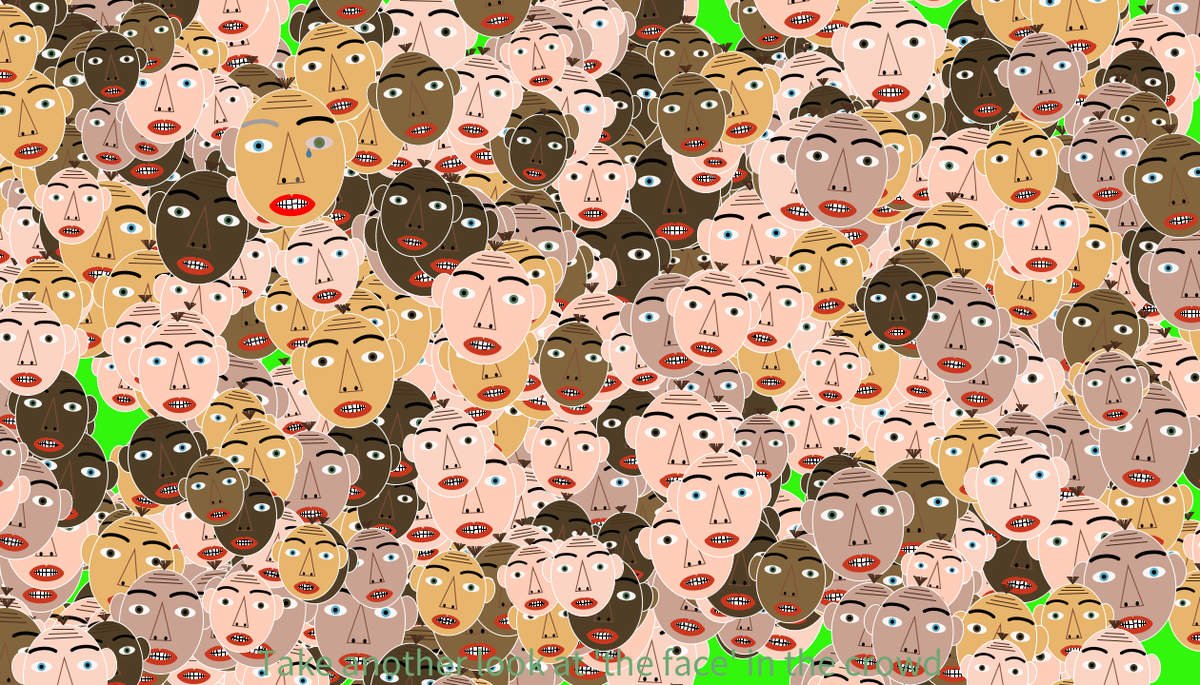
Frame 1 (no input)
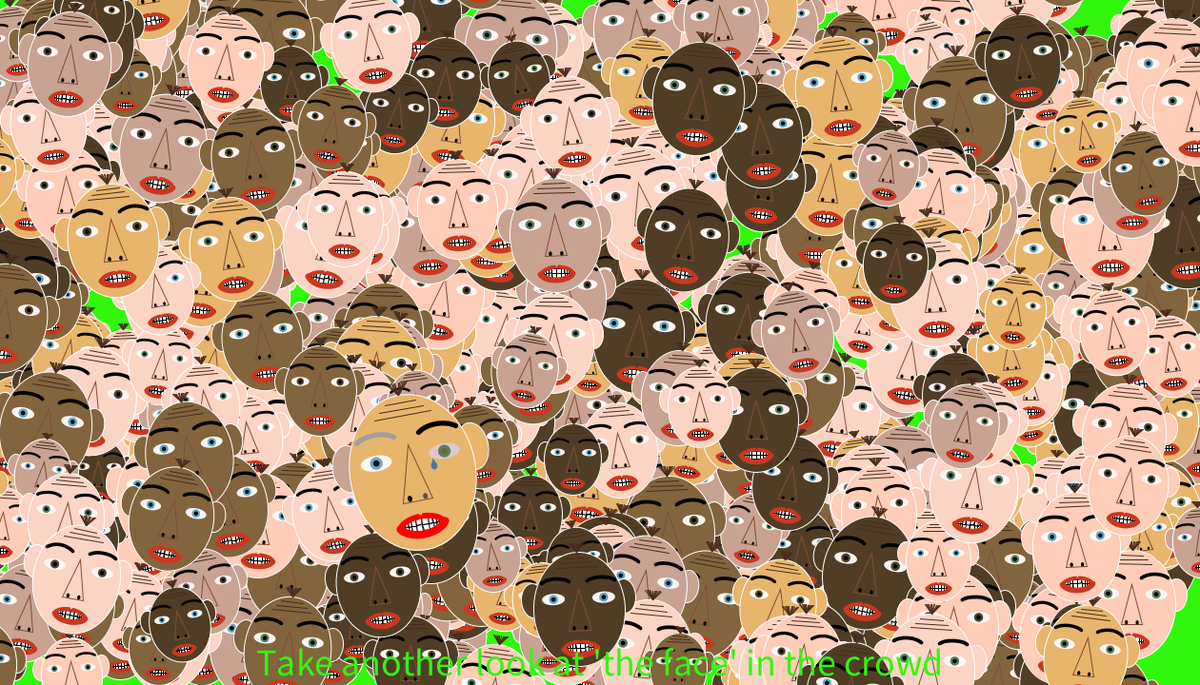
Frame 60 (the mouse pressed at the canvas centre just before this capture)
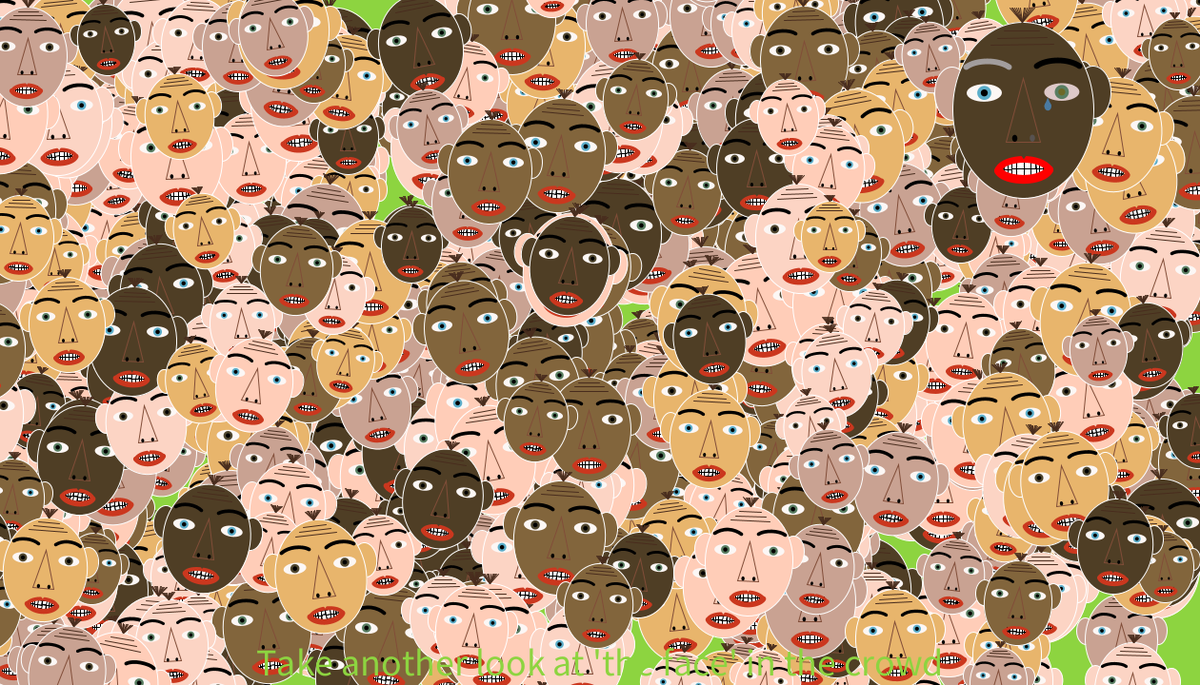
Frame 120 (the mouse held since frame 60 and released just before this capture)

The Processing sketch that drew these frames (run headless with seeded random() and noise(); from frame 60 on, the mouse is pressed at the canvas centre):

// Processing sketch: processing_161009
// ── processing_161009.pde

/*

      "Take another look at 'the face' in the crowd"
      
This program shows that 'differences are what make us standout from the crowd'.

My goal in this assignment is to demonstrate the requirements of the assignment whilst continuing the theme of my 
first assignment sketch, the geometric face "Lets face it". 
Using many faces, to form a background, which have symmetry but are organised in such a way so as not to look 
regimented - i.e. look like a crowd of indistinguishable faces. 
Each face represents 10 million people making up the world population of 7.24 billion. 
The skin colour and eye colour of the crowd members are randomly selected from two palettes. 
The face in the foreground shows some asymetry and varies in size each time the program is run - so sometimes it is 
obvious and sometimes it will blend more with the crowd. 
A palette of greens is also used to provide a more 'soothing' background (when any is visible) and for the title.

 ( Above ASSESSED)
 
by David Leslie Williams

Requirements:-

The objective of this assignment is to demonstrate your command over drawing dynamically in processing. Additionally, 
you’ll be demonstrating your ability to use code blocks, variables, arrays, loops, and color palettes. You will also 
write an artistic description to accompany your sketch. As with your first assignment, your peers will be reviewing 
your work and reading your artistic description.

You’ve been given the fundamental tools to create dynamic, variable-driven drawings in processing. In this assignment, 
you must produce an original sketch utilizing at least one instance of the following techniques in processing:

use Code Blocks (setup AND draw) - assessed                          DONE
Use Variables (int OR float) - NOT assessed                          DONE
Use arrays (e.g for color palette) - NOT assessed                    DONE
Use Loops (while OR for) - NOT assessed                              DONE

As shown above, you are required to create a color palette for your assignment, utilizing a minimum of 3 colors. DONE
Additionally, the window size for your sketch must be no smaller than 800x600 and no larger than 1280x720.  DONE
Lastly, as with last week’s assignment, you must include a 2 sentence (minimum) description of your artistic 
intent/goal for your assignment. Place this at the top of your sketch as a comment.             DONE

Make sure to make line breaks appropriate so that your description is readable for your peers.  DONE

Criteria:
1) Assignment runs without error                                    DONE
2) Implementation of Code Blocks (setup AND draw)                   DONE
3) Assignment Implements a Color Palette (3 colors)                 DONE
4) Assignment includes 2 sentence (minimum) artistic description.   DONE

My approach to achieving this assignment was to take my code from assignment 1 and convert it into a function that could
be called to draw multiple faces with variation. As of yet I have made no attempt to clean up the code used for drawing the 
faces but the main draw code is very simple involving a 'for loop' to draw the required number of crowd faces and apply 
slight rotations to these. Then there is a single call to the face drawing function to draw 'the face', with a small 
random rotation applied. Finally the title is displayed using the default font to avoid any complications for people 
running on other machines.

Footnote: Irregularities to the teeth caused by scaling method are noted, and considered as a desirable though not 
originally designed effect and have been intentionally left as they reflect a real world feature!

*/

// Define global variables
// setup a palette for skin (ASSESSED)
color[] skin = {#FCD4C4, #C9A292, #4F3E25, #FFCDB8, #E8B56C, #82653C};
//setup palette for eye colour (ASSESSED)
color[] eyeColor = {#5BADC9, #597E62, #4F462E};
// setup a palette for background (ASSESSED)
color[] backdrop = {#397F3B, #32F70C, #6FA775, #243625, #8DD440};
//setup a string to show the title of the work.
String myTitle = "Take another look at 'the face' in the crowd";
//used to control the faces in the crowd - also meets requirement to use an int OR float
int population, theFaceX, theFaceY, theFaceScale;
float theFaceRotation;

// setup basic items in the setup block (ASSESSED)
void setup(){
  //size requirement minimum (800,600) to maximum (1280,720)
  // I have opted for 1260,720 on the basis that with frame it will fit in a vga screen width.
  size(1260,720);
  // set the framerate to 20 frames per second
  frameRate(10);
  // set background to a green from the palette
  background(backdrop[int(random(5))]);
  population = 724; //724 is chosen as each face represents 10 million people making a population of 7.24 billion.
}

// The main draw block (ASSESSED)
void draw() {
  // draw the crowd of faces  - 724 is chosen as each face represents 10 million people making a population of 7.24 billion.
  // redraw approximately every 5 seconds (note at frame rate of 10 this should be 50 but actually 44 gives closer to 5 seconds.)
  if (frameCount % 44 == 1) {
    background(backdrop[int(random(5))]); //clears the screen at the start of each redraw.
    for (int i = 0; i < population; i++){
      pushMatrix();
        //give a slight rotation to faces so they do not look regimented
        rotate(random(PI/8)-(PI/16));
        // To simplify the code I have created a function called drawFace which is passed x,y position, a scale for the face size,
        // an index for the skin color, and a boolean for if the face should be asymetric or not.
        // for the crowd x,y position is random, the face scale has a random element, the skin colour is random and the face is symetric
        drawFace(int(random(width)), int(random(height)), int(random(15,25)), int(random(6)), false);
      popMatrix();
    }
  
    // draw the main face in the crowd as it is drawn after the crowd it will always be at the front and not obscured.
      pushMatrix();
        theFaceRotation = random(PI/8)-(PI/16);
        rotate(theFaceRotation);
        theFaceX = int(random(width/8,7*width/8));
        theFaceY = int(random(height/8,7*height/8));
        theFaceScale = int(random(20,40));
        drawFace(theFaceX, theFaceY, theFaceScale, int(random(6)), true);
      popMatrix();
      
     // Add the title to the sketch
     textSize(40);
     //randomly change the text colour from the greens in the backdrop palette
     fill(backdrop[int(random(5))]);
     text(myTitle, (width-textWidth(myTitle))/2, height-10);
  }
}


// function to draw a face at pos(X,Y)
// size scaled by faceScale - NOTE: code could be radically improved by bringing the scaling out as an overiding task
// color using faceColorIndex to select from skin[] pallette
// with asymetry decided by oddness boolean

void drawFace(int posX, int posY, int faceScale, int faceColorIndex, boolean oddness){
  // two ears ellipses part covered
  color skintype;
  skintype = skin[faceColorIndex];
  stroke(#FFFFFF);
  strokeWeight(1);
  fill(skintype);
  ellipse(posX+2*faceScale,posY-5*faceScale/10,1*faceScale,1.5*faceScale);
  if (oddness){
    fill(skin[1]);
  }
  ellipse(posX-2*faceScale,posY-5*faceScale/10,1*faceScale,1.5*faceScale);

  // head as an ellipse in a "flesh" colour!
  stroke(#FFFFFF);
  strokeWeight(1);
  fill(skintype);
  ellipse(posX,posY,4*faceScale,5*faceScale);

  //triangle for nose
  stroke(#814D38);
  strokeWeight(1);
  triangle(posX, posY-faceScale/1.1, posX-faceScale/2, posY+faceScale/1.1, posX+5*faceScale/10, posY+faceScale/1.1);

  //two ellipses for nostrils
  noStroke();
  fill(0);
  ellipse(posX-0.25*faceScale,posY+0.8*faceScale,0.15*faceScale,0.20*faceScale);
  if (oddness){
    fill(#585250);
  }
  ellipse(posX+0.25*faceScale,posY+0.8*faceScale,0.15*faceScale,0.20*faceScale);

  //two ellipses for eyes
  fill(#FCF7F5);
  ellipse(posX-1.10*faceScale,posY-0.5*faceScale,1*faceScale,0.5*faceScale);
  strokeWeight(1);
  if (oddness){
    fill(#DEC9C9);
  }
  ellipse(posX+1.10*faceScale,posY-0.5*faceScale,1*faceScale,0.5*faceScale);

  //two ellipses (circles) for irises  and two more for the pupils
  if (oddness){  //One Blue eye if odd
    fill(#5BADC9); //Blue eyes
  } else {
    fill(eyeColor[int(random(3))]); // otherwise random eyecolor from pallette
  } 
  ellipse(posX-1.10*faceScale,posY-0.5*faceScale,.40*faceScale,.40*faceScale);
  if (oddness){  //one Green eye if odd
    fill(#597E62);
  }
  ellipse(posX+1.10*faceScale,posY-0.5*faceScale,.40*faceScale,.40*faceScale);
  fill(0);
  ellipse(posX-1.10*faceScale,posY-0.5*faceScale,.20*faceScale,.20*faceScale);
  if (oddness){  //grey pupil if odd
    fill(#6C6927);
  }
  ellipse(posX+1.10*faceScale,posY-0.5*faceScale,.20*faceScale,.20*faceScale);

  //arcs for eyebrows
  noFill();
  stroke(0);
  strokeWeight(.16*faceScale);
  arc(posX+1*faceScale,posY-1*faceScale,1.5*faceScale,0.8*faceScale, 1.2*PI, 1.8*PI);
  if (oddness){  //grey eyebrow if odd
    stroke(#A29D9D);
  }
  arc(posX-1*faceScale,posY-1*faceScale,1.5*faceScale,0.8*faceScale, 1.2*PI, 1.8*PI);

  // rectangles as teeth
  stroke(0);
  strokeWeight(1);
  fill(#FFFFFF);
  //bottom row of teeth
  rect(posX-.55*faceScale,posY+1.68*faceScale,.1*faceScale,.2*faceScale);
  rect(posX-.45*faceScale,posY+1.68*faceScale,.1*faceScale,.2*faceScale);
  rect(posX-.35*faceScale,posY+1.68*faceScale,.15*faceScale,.2*faceScale);
  rect(posX-.20*faceScale,posY+1.68*faceScale,.2*faceScale,.2*faceScale);
  rect(posX              ,posY+1.68*faceScale,.2*faceScale,.2*faceScale);
  rect(posX+.20*faceScale,posY+1.68*faceScale,.15*faceScale,.2*faceScale);
  rect(posX+.35*faceScale,posY+1.68*faceScale,.1*faceScale,.2*faceScale);
  rect(posX+.45*faceScale,posY+1.68*faceScale,.1*faceScale,.2*faceScale);
  //top row of teeth
  rect(posX-.55*faceScale,posY+1.48*faceScale,.1*faceScale,.2*faceScale);
  rect(posX-.45*faceScale,posY+1.48*faceScale,.1*faceScale,.2*faceScale);
  rect(posX-.35*faceScale,posY+1.48*faceScale,.15*faceScale,.2*faceScale);
  rect(posX-.20*faceScale,posY+1.48*faceScale,.2*faceScale,.2*faceScale);
  rect(posX              ,posY+1.48*faceScale,.2*faceScale,.2*faceScale);
  rect(posX+.20*faceScale,posY+1.48*faceScale,.15*faceScale,.2*faceScale);
  rect(posX+.35*faceScale,posY+1.48*faceScale,.1*faceScale,.2*faceScale);
  rect(posX+.45*faceScale,posY+1.48*faceScale,.1*faceScale,.2*faceScale);

  // two different arcs for the top and bottom lips
  if (!oddness) {
    stroke(#CB371E);
  } else {
    stroke(#FF0000);
  }
  strokeWeight(int(0.20*faceScale));
  noFill();
  arc(posX,posY+1.8*faceScale,1.5*faceScale,.8*faceScale, 1.1*PI, 1.9*PI);
  strokeWeight(0.25*faceScale);
  arc(posX,posY+1.58*faceScale,1.5*faceScale,.8*faceScale, 2.1*PI, 2.9*PI);

  // triangle to give a 'v' in the top lip
  noStroke();
  fill(skintype);
  triangle(posX, posY+1.4*faceScale, posX-.20*faceScale, posY+1.1*faceScale, posX+.20*faceScale, posY+1.1*faceScale);

  // lines for frowning
  stroke(#482C1D);
  strokeWeight(1);
  line(posX-.50*faceScale,posY-2.25*faceScale,posX+.50*faceScale,posY-2.25*faceScale);
//  if (oddness) {
//    strokeWeight(2);
//  }
  line(posX-.70*faceScale,posY-2.05*faceScale,posX+.70*faceScale,posY-2.05*faceScale);
//  if (oddness) {
//    strokeWeight(3);
//  }
  line(posX-.90*faceScale,posY-1.85*faceScale,posX+.90*faceScale,posY-1.85*faceScale);

  // triangle and circle to form a tear! only if oddness is true
  if (oddness){
    noStroke();
    fill(#4A7AA2);
    ellipse(posX+.70*faceScale,posY-.10*faceScale,.20*faceScale,.25*faceScale);
    triangle(posX+.70*faceScale, posY-.35*faceScale, posX+.60*faceScale, posY-.10*faceScale, posX+.80*faceScale, posY-.10*faceScale);
  }
  // lines for hair!
  stroke(#482C1D);
  strokeWeight(1);
  line(posX,posY-2.5*faceScale,posX-.35*faceScale,posY-2.9*faceScale);
  line(posX,posY-2.5*faceScale,posX-.30*faceScale,posY-2.9*faceScale);
  line(posX,posY-2.5*faceScale,posX-.25*faceScale,posY-2.9*faceScale);
  line(posX,posY-2.5*faceScale,posX-.20*faceScale,posY-2.9*faceScale);
  line(posX,posY-2.5*faceScale,posX-.15*faceScale,posY-2.9*faceScale);
  line(posX,posY-2.5*faceScale,posX-.10*faceScale,posY-2.9*faceScale);
  line(posX,posY-2.5*faceScale,posX-.05*faceScale,posY-2.9*faceScale);
  line(posX,posY-2.5*faceScale,posX+.05*faceScale,posY-2.9*faceScale);
  line(posX,posY-2.5*faceScale,posX+.10*faceScale,posY-2.9*faceScale);
  line(posX,posY-2.5*faceScale,posX+.15*faceScale,posY-2.9*faceScale);
  line(posX,posY-2.5*faceScale,posX+.20*faceScale,posY-2.9*faceScale);
  line(posX,posY-2.5*faceScale,posX+.25*faceScale,posY-2.9*faceScale);
  line(posX,posY-2.5*faceScale,posX+.30*faceScale,posY-2.9*faceScale);
  line(posX,posY-2.5*faceScale,posX+.35*faceScale,posY-2.9*faceScale);

}

// THE END
